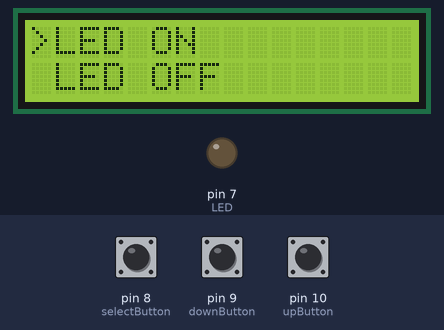
The sketch below on a simulated Arduino Uno, built with avr-gcc and run on an emulated ATmega328P. On the bench: 16×2 character LCD, output pins drawn as LEDs (lit = HIGH). The inputs (shaded band) are chosen by the test bench; at power-on: pin 8 (selectButton) HIGH, pin 9 (downButton) HIGH, pin 10 (upButton) HIGH.

Above: at 1.2 s.
1.3 s: pin 8 (selectButton) pulled LOW for 0.15 s
At 3.0 s:
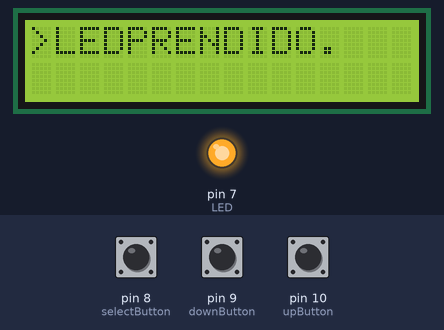
3.2 s: pin 9 (downButton) pulled LOW for 0.15 s
At 4.0 s:
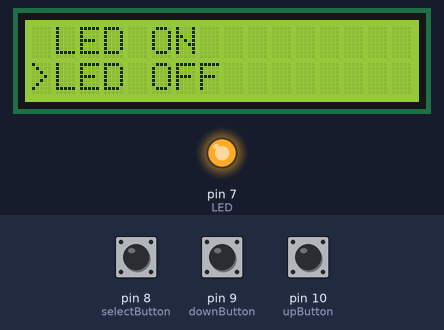
4.8 s: pin 8 (selectButton) pulled LOW for 1 s
At 6.2 s:
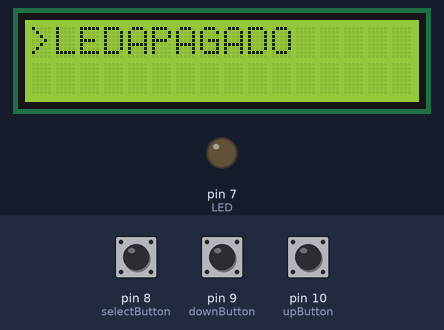
7.3 s: pin 9 (downButton) pulled LOW for 1 s
At 8.6 s:
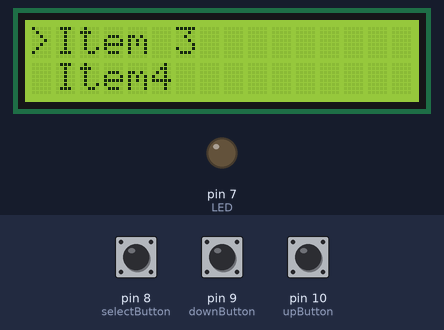
9.8 s: pin 8 (selectButton) pulled LOW for 0.15 s
At 10.5 s:
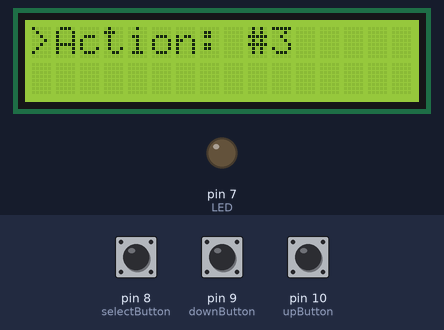
12.8 s: pin 9 (downButton) pulled LOW for 0.15 s
At 14.0 s:
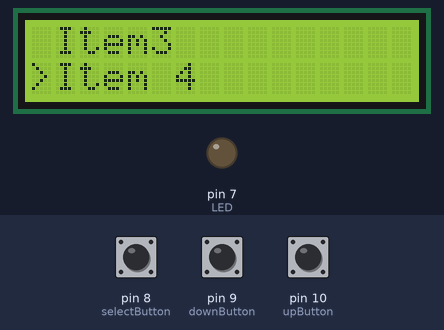
Timing chart, 0 to 15.4 s (numbered marks = the images above; inputs shaded):
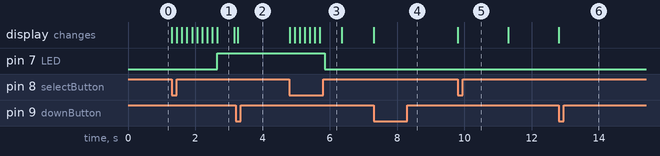

Measured:
- after the input at 1.3 s, pin 7 (LED): LOW → HIGH after 1.4 s; the display: first changes at once (image 1 shows a later state)
- after the input at 3.2 s, the display: changes after 0.06 s (image 2)
- after the input at 4.8 s, pin 7 (LED): HIGH → LOW after 1.1 s; the display: first changes at once (image 3 shows a later state)
- after the input at 7.3 s, the display: changes at once (image 4)
- after the input at 9.8 s, the display: changes at once (image 5)
- after the input at 12.8 s, the display: changes at once (image 6)
- what the display in image 1 shows lasts 0.5 s, from 2.7 s to 3.2 s

The sketch:

menu_de_seleccion.ino
```cpp
#include <LiquidCrystal.h>

const int rs = 12, en = 11, d4 = 5, d5 = 4, d6 = 3, d7 = 2;
LiquidCrystal lcd(rs, en, d4, d5, d6, d7);

int upButton = 10;
int downButton = 9;
int selectButton = 8;

int menu = 1;

int LED = 7;

void setup() {
  lcd.begin(16, 2); //aquí se inicializa la pantalla LCD

  pinMode(upButton, INPUT_PULLUP); //se definen los botones propios
  pinMode(downButton, INPUT_PULLUP);//para cada acción
  pinMode(selectButton, INPUT_PULLUP);

  pinMode(LED, OUTPUT);

  updateMenu();
}


// aquí se encuentra el loop y define que tan
//rápidamente reaccionan nuestros botones

void loop() {
  if (!digitalRead(downButton)) {
    menu++;
    updateMenu();
    delay(100);
    while (!digitalRead(downButton));
  }

  if (!digitalRead(upButton)) {
    menu--;
    updateMenu();
    delay(100);
    while (!digitalRead(upButton));
  }

  if (!digitalRead(selectButton)) {
    execute();
    updateMenu();
    delay(100);
    while (!digitalRead(selectButton));
  }
}


//esta parte es el menú hecho a partir de la estructura case
//en donde seleccionaremos si queremos prender o apagar el LED

void updateMenu() {
  switch (menu) {
    case 0:
      menu = 1;
      break;
    case 1:
      lcd.clear();
      lcd.print(">LED ON");
      lcd.setCursor(0, 1);
      lcd.print(" LED OFF");
      break;
    case 2:
      lcd.clear();
      lcd.print(" LED ON");
      lcd.setCursor(0, 1);
      lcd.print(">LED OFF");
      break;

    //de momento los casos item no serán usados

    case 3:
      lcd.clear();
      lcd.print(">Item 3");
      lcd.setCursor(0, 1);
      lcd.print(" Item4");
      break;
    case 4:
      lcd.clear();
      lcd.print(" Item3");
      lcd.setCursor(0, 1);
      lcd.print(">Item 4");
      break;
    case 5:
      menu = 4;
      break;
  }
}


//ejecución según el caso

void execute() {
  switch (menu) {
    case 1:
      action1();
      break;
    case 2:
      action2();
      break;
    case 3:
      action3();
      break;
    case 4:
      action4();
      break;
  }
}


//esto es lo que va a desplegarse en pantalla

void action1() {
  lcd.clear();
  lcd.print(">LED");    //aquí también me hubiera gustado
  delay(150);           //saltar renglón por estética,
  lcd.print("P");   //pero me marcó un error.
  delay(150);     //se incluirá en el siguiente reporte
  lcd.print("R");       //de avance de proyecto
  delay(150);
  lcd.print("E");
  delay(150);
  lcd.print("N");
  delay(150);
  lcd.print("D");
  delay(150);
  lcd.print("I");
  delay(150);
  lcd.print("D");
  delay(150);
  lcd.print("O");
  delay(150);
  lcd.print(".");

  digitalWrite(LED, HIGH);

  delay(500);
}

void action2() {
  lcd.clear();
  lcd.print(">LED"); //aquí me hubiera gustado realizar un salto
  delay(150);     //de línea para que la palabra apagado se
  lcd.print("A");       //desplegara en el segundo renglón
  delay(150);
  lcd.print("P");
  delay(150);
  lcd.print("A");
   lcd.print("G");
  delay(150);
  lcd.print("A");
  delay(150);
   lcd.print("D");
  delay(150);
  lcd.print("O");
  delay(150);

  digitalWrite(LED, LOW);

  delay(500);
}

//la acción 3 se encuentra inhabilitada
//a la espera de que se le indique como realizar una rutina
void action3() {
  lcd.clear();
  lcd.print(">Action: #3");

  delay(1500);
}

//de la misma manera la acción 4 de momento no ejecuta
//rutina o acción alguna, se encuentra vacía como un caso más
void action4() {
  lcd.clear();
  lcd.print(">Action: #4");

  delay(1500);
}
```
